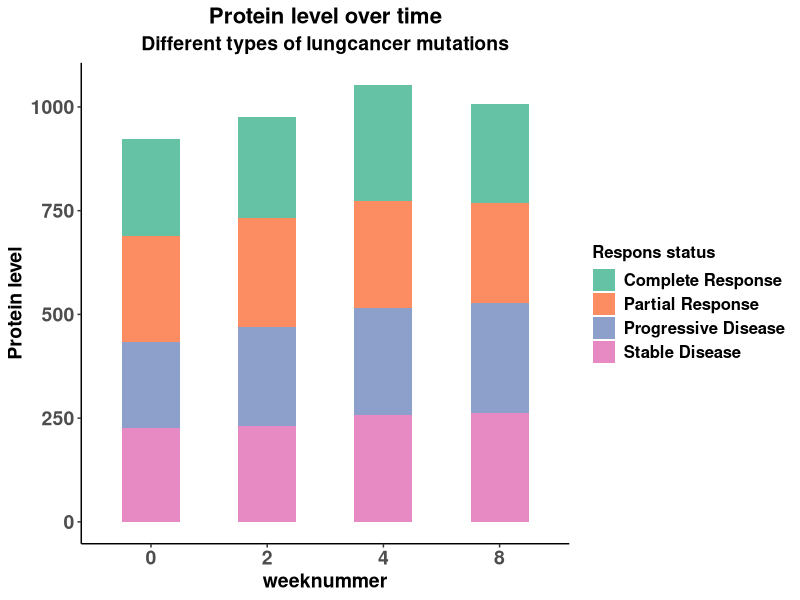
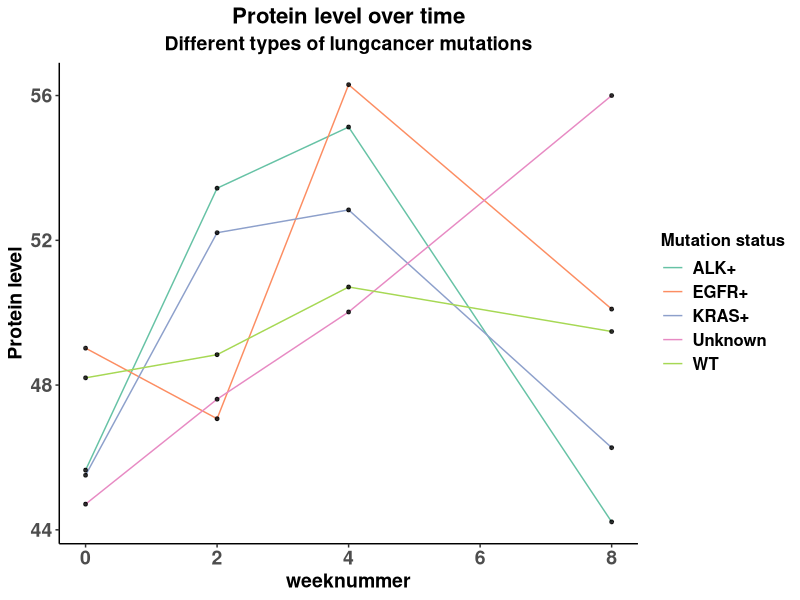

R code for these plots, in order:
library(tidyverse)

set.seed(42)
n_patients <- 150

# Dataset 1: Patiënt basisinformatie
patients <- data.frame(
  pat_id = 1:n_patients,
  age_gender = paste0(sample(45:85, n_patients, replace = TRUE), "_", sample(c("M", "V", "X"), n_patients, replace = TRUE)),
  mutation_status = sample(c("EGFR+", "KRAS+", "ALK+", "WT", "Unknown"), n_patients, replace = TRUE, prob = c(0.2, 0.2, 0.1, 0.4, 0.1)),
  location_code = sample(c("LOC-A", "LOC-B", "LOC-C"), n_patients, replace = TRUE)
)

# Dataset 2: Biomarkers over tijd (Weken na start therapie)
biomarkers <- expand.grid(pat_id = 1:n_patients, week = c("week_0", "week_2", "week_4", "week_8")) %>%
  mutate(protein_level = rnorm(n(), mean = 50, sd = 15)) %>%
  mutate(protein_level = ifelse(runif(n()) < 0.05, NA, protein_level)) %>% # Introductie missing values
  mutate(protein_level = paste0("val_", round(protein_level, 2))) # Getallen als tekst met prefix

# Dataset 3: Behandeluitkomst, verder gewerkt tot groeipercentage
outcomes <- data.frame(
  id = 1:n_patients,
  response = sample(c("Complete Response", "Partial Response", "Stable Disease", "Progressive Disease"), n_patients, replace = TRUE),
  hosp_name = "LUMC-Oncology-Center"
) %>%
  rename("pat_id" ="id") %>%
  left_join(patients, by="pat_id") %>%
  left_join(biomarkers, by="pat_id") %>%
  separate(col = (age_gender),
           sep = "_",
           into = c("Age", "Gender"),
           convert = T) %>%
  separate(col=(protein_level),
           sep="_",
           into=c("val","protein_level"),
           convert = T) %>%
  select(-(val)) %>%
  separate(col=(week),
           sep="_",
           into=c("week","weeknummer"),
           convert = T) %>%
  select(-(week)) %>%
  mutate(location_code=case_when(location_code == "LOC-A" ~ "A",
                                 location_code == "LOC-B" ~ "B",
                                 location_code == "LOC-C" ~ "C")) %>%
  drop_na() %>%
  group_by(hosp_name,mutation_status,weeknummer) %>%
  filter(weeknummer %in% c(8,0)) %>%
  summarise(mean_Protein_level = round(mean(protein_level), digits = 2),
            SD_Protein_level = round(sd(protein_level), digits = 2)) %>%
  pivot_wider(names_from = weeknummer,
              values_from = c(mean_Protein_level,SD_Protein_level)) %>%
  group_by(mutation_status) %>%
  mutate(groeipercentage=round((mean_Protein_level_8-mean_Protein_level_0)/mean_Protein_level_0*100, digits = 1)) %>%
  arrange(groeipercentage)

# data om verder te werken voor data visualisatie
# Biomarker verloop trend
linegrafiek <- data.frame(
  id = 1:n_patients,
  response = sample(c("Complete Response", "Partial Response", "Stable Disease", "Progressive Disease"), n_patients, replace = TRUE),
  hosp_name = "LUMC-Oncology-Center"
) %>%
  rename("pat_id" ="id") %>%
  left_join(patients, by="pat_id") %>%
  left_join(biomarkers, by="pat_id") %>%
  separate(col = (age_gender),
           sep = "_",
           into = c("Age", "Gender"),
           convert = T) %>%
  separate(col=(protein_level),
           sep="_",
           into=c("val","protein_level"),
           convert = T) %>%
  select(-(val)) %>%
  separate(col=(week),
           sep="_",
           into=c("week","weeknummer"),
           convert = T) %>%
  select(-(week)) %>%
  mutate(location_code=case_when(location_code == "LOC-A" ~ "A",
                                 location_code == "LOC-B" ~ "B",
                                 location_code == "LOC-C" ~ "C")) %>%
  drop_na() %>%
  group_by(hosp_name,mutation_status,weeknummer) %>%
  summarise(mean_Protein_level = round(mean(protein_level), digits = 2),
            SD_Protein_level = round(sd(protein_level), digits = 2)) %>%
  ggplot(mapping=aes(x=weeknummer,
                     y=mean_Protein_level,
                     color=mutation_status)) +
  geom_line(linewidth=0.5) +
  geom_point(alpha=0.8, size=1, color="black") +
  theme_classic() +
  scale_color_brewer(palette="Set2") +
  theme(plot.title = element_text(hjust=0.5,
                                   face="bold",
                                   family="sans",
                                  size=16),
        plot.subtitle=element_text(hjust=0.5,
                                    face="bold",
                                    family="sans",
                                    size=14),
        axis.text=element_text(face="bold",
                                family="sans",
                                size=14),
        axis.title=element_text(face="bold",
                               family="sans",
                               size=14),
        legend.title=element_text(size=12,
                                   face="bold",
                                   family="sans"),
        legend.text=element_text(size=12,
                                  face="bold",
                                  family="sans")) +
  labs(title="Protein level over time",
       subtitle = "Different types of lungcancer mutations",
       x="weeknummer",
       y="Protein level",
       color="Mutation status")

# Respons verdeling
bargrafiek <- data.frame(
  id = 1:n_patients,
  response = sample(c("Complete Response", "Partial Response", "Stable Disease", "Progressive Disease"), n_patients, replace = TRUE),
  hosp_name = "LUMC-Oncology-Center"
) %>%
  rename("pat_id" ="id") %>%
  left_join(patients, by="pat_id") %>%
  left_join(biomarkers, by="pat_id") %>%
  separate(col = (age_gender),
           sep = "_",
           into = c("Age", "Gender"),
           convert = T) %>%
  separate(col=(protein_level),
           sep="_",
           into=c("val","protein_level"),
           convert = T) %>%
  select(-(val)) %>%
  separate(col=(week),
           sep="_",
           into=c("week","weeknummer"),
           convert = T) %>%
  select(-(week)) %>%
  mutate(location_code=case_when(location_code == "LOC-A" ~ "A",
                                 location_code == "LOC-B" ~ "B",
                                 location_code == "LOC-C" ~ "C")) %>%
  drop_na() %>%
  group_by(hosp_name,mutation_status,weeknummer, response) %>%
  summarise(mean_Protein_level = round(mean(protein_level), digits = 2),
            SD_Protein_level = round(sd(protein_level), digits = 2)) %>%
  ggplot(mapping=aes(x=as.factor(weeknummer),
                     y=mean_Protein_level,
                     fill=response)) +
  geom_col(width=0.5) +
  theme_classic() +
  scale_fill_brewer(palette="Set2") +
  theme(plot.title = element_text(hjust=0.5,
                                  face="bold",
                                  family="sans",
                                  size=16),
        plot.subtitle=element_text(hjust=0.5,
                                   face="bold",
                                   family="sans",
                                   size=14),
        axis.text=element_text(face="bold",
                               family="sans",
                               size=14),
        axis.title=element_text(face="bold",
                                family="sans",
                                size=14),
        legend.title=element_text(size=12,
                                  face="bold",
                                  family="sans"),
        legend.text=element_text(size=12,
                                 face="bold",
                                 family="sans")) +
  labs(title="Protein level over time",
       subtitle = "Different types of lungcancer mutations",
       x="weeknummer",
       y="Protein level",
       fill="Respons status")
